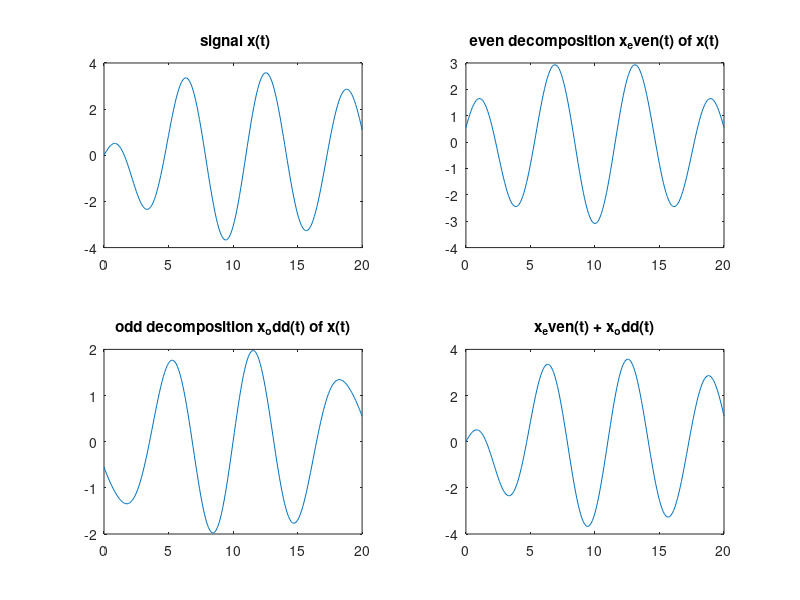

This figure's MATLAB source:
clc
clear
close all

% a
t= 0:0.1:20;
x=t.*exp(-0.1*t).*cos(t);
%plot(t,x)
%title('orignal')


%extra
figure

% plot(-t,x)
% title('flip')

% b  even = (x(t)+x(-t))/2
x_e=0.5*(x+flip(x));
x_o=0.5*(x-flip(x));
x_eo=x_e+x_o;


subplot(221)
plot(t,x)
title(' signal x(t)');

subplot(222)
plot(t,x_e)
title('even decomposition x_even(t) of x(t)');

subplot(223)
plot(t,x_o)
title('odd decomposition x_odd(t) of x(t)');

subplot(224)
plot(t,x_eo)
title('x_even(t) + x_odd(t)');

% plot (t,x)   VS  plot (x)
%length(x)
% matalb me 0 index ni hota
